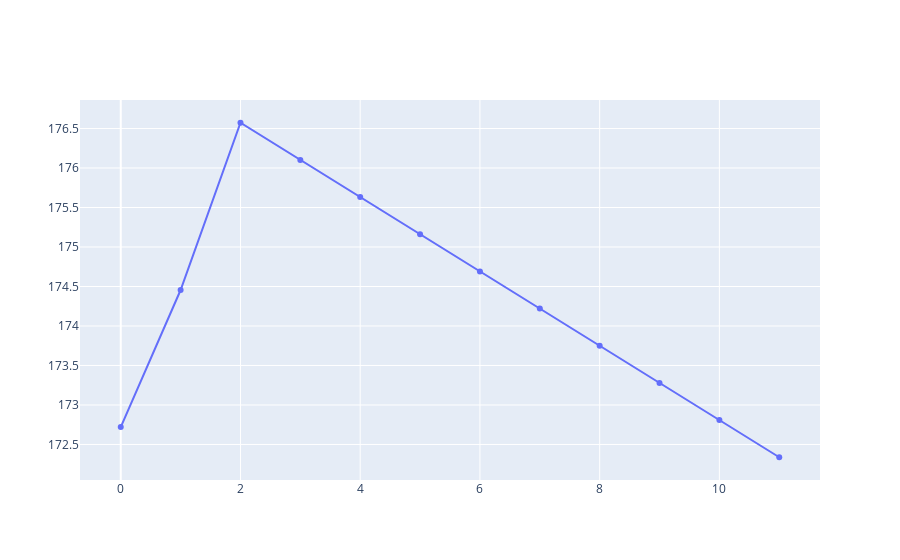

The notebook cell saved with this chart:
### Code cell
import plotly.graph_objects as go
xs=[i for i in range(12)]
def debug_plot(xx,yy):
    fig=go.Figure()
    fig.add_trace(go.Scatter(x=xx,y=yy, mode="lines+markers"))
    fig.show()
debug_plot(xx=xs,yy=res_O)

### Figure 1 — Plotly figure (JSON) as saved in the notebook; plotly's stock layout.template omitted (floating-point values rounded to 4 significant figures)
{"data": [{"mode": "lines+markers", "type": "scatter", "x": [0, 1, 2, 3, 4, 5, 6, 7, 8, 9, 10, 11], "y": [172.7, 174.5, 176.6, 176.1, 175.6, 175.2, 174.7, 174.2, 173.7, 173.3, 172.8, 172.3]}], "layout": {}}
